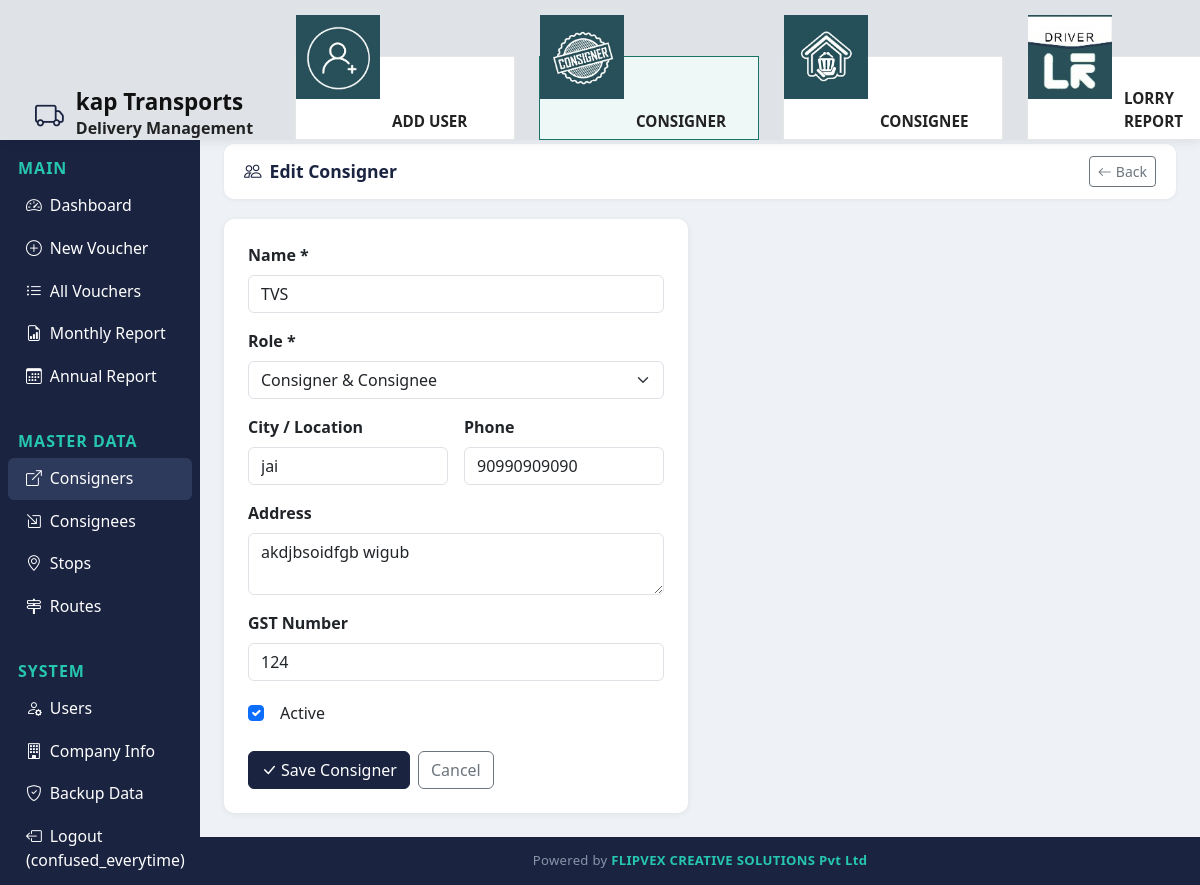
Page /consigners/1/edit/ (signed in) on the committed database.
### transport/models.py (models this page shows, shortened)
class CompanyProfile(models.Model):
    name = models.CharField(max_length=200, default='TRANSPORTS COMPANY_name here')
    address_line_1 = models.CharField(max_length=200, default='Address_line1_here')
    address_line_2 = models.CharField(max_length=200, default='Address_line 2_here')
    gst_no = models.CharField(max_length=30, default='gst_number_here')
    mobile_1 = models.CharField(max_length=20, default='mobile_no_1 here')
    mobile_2 = models.CharField(max_length=20, blank=True, default='mobile_number_2 here')
    class Meta:
        verbose_name = 'Company Profile'
        verbose_name_plural = 'Company Profile'
    @classmethod
    def load(cls):
        obj, _ = cls.objects.get_or_create(pk=1)
        return obj

class Party(models.Model):
    CONSIGNER = 'consigner'
    CONSIGNEE = 'consignee'
    BOTH = 'both'
    ROLE_CHOICES = [
        (CONSIGNER, 'Consigner'),
        (CONSIGNEE, 'Consignee'),
        (BOTH, 'Consigner & Consignee'),
    ]
    name = models.CharField(max_length=200)
    role = models.CharField(max_length=20, choices=ROLE_CHOICES, default=BOTH)
    city = models.CharField(max_length=100, blank=True)
    phone = models.CharField(max_length=20, blank=True)
    address = models.TextField(blank=True)
    gst_no = models.CharField(max_length=20, blank=True)
    active = models.BooleanField(default=True)
    created_at = models.DateTimeField(auto_now_add=True)
    class Meta:
        verbose_name_plural = "Parties"
        ordering = ['name']

### transport/views.py (the view)
# urls.py: path('consigners/<int:pk>/edit/', views.role_party_edit, {'role': 'consigner'}, name='consigner_edit'),
@login_required
def role_party_edit(request, role, pk):
    party = get_object_or_404(Party, pk=pk)
    form = PartyForm(request.POST or None, instance=party)
    if form.is_valid():
        form.save()
        messages.success(request, f"{party_role_label(role)} updated.")
        return redirect(f'{role}_list')
    return render(request, 'transport/party_form.html', {
        'form': form,
        'title': f'Edit {party_role_label(role)}',
        'obj': party,
        'role': role,
        'role_label': party_role_label(role),
        'company': CompanyProfile.load(),
    })

### transport/forms.py (shortened to what this page needs)
class PartyForm(forms.ModelForm):
    class Meta:
        model = Party
        fields = ['name', 'role', 'city', 'phone', 'address', 'gst_no', 'active']
        widgets = {
            'name': forms.TextInput(attrs={'class': 'form-control'}),
            'role': forms.Select(attrs={'class': 'form-select'}),
            'city': forms.TextInput(attrs={'class': 'form-control'}),
            'phone': forms.TextInput(attrs={'class': 'form-control'}),
            'address': forms.Textarea(attrs={'class': 'form-control', 'rows': 2}),
            'gst_no': forms.TextInput(attrs={'class': 'form-control'}),
            'active': forms.CheckboxInput(attrs={'class': 'form-check-input'}),
        }

### transport/views.py (called while the page is built)
def party_role_label(role):
    return 'Consigner' if role == Party.CONSIGNER else 'Consignee'

### templates/transport/party_form.html (shortened to what this page needs)
{% extends 'transport/base.html' %}
{% block content %}
<div class="topbar no-print">
  <h5 class="page-title"><i class="bi bi-people me-2"></i>{{ title }}</h5>
  <a href="{% url role|add:'_list' %}" class="btn btn-outline-secondary btn-sm"><i class="bi bi-arrow-left me-1"></i>Back</a>
</div>
<div class="row"><div class="col-md-6">
<div class="card"><div class="card-body p-4">
  <form method="post">{% csrf_token %}
    <div class="row g-3">
      <div class="col-12"><label class="form-label fw-semibold">Name *</label>{{ form.name }}</div>
      <div class="col-12"><label class="form-label fw-semibold">Role *</label>{{ form.role }}</div>
      <div class="col-md-6"><label class="form-label fw-semibold">City / Location</label>{{ form.city }}</div>
      <div class="col-md-6"><label class="form-label fw-semibold">Phone</label>{{ form.phone }}</div>
      <div class="col-12"><label class="form-label fw-semibold">Address</label>{{ form.address }}</div>
      <div class="col-12"><label class="form-label fw-semibold">GST Number</label>{{ form.gst_no }}</div>
      <div class="col-12"><div class="form-check mt-1">{{ form.active }}<label class="form-check-label ms-2">Active</label></div></div>
    </div>
    <div class="mt-4 d-flex gap-2">
      <button type="submit" class="btn btn-primary"><i class="bi bi-check-lg me-1"></i>Save {{ role_label }}</button>
      <a href="{% url role|add:'_list' %}" class="btn btn-outline-secondary">Cancel</a>
    </div>
  </form>
</div></div>
</div></div>
{% endblock %}

### templates/transport/base.html (shortened to what this page needs)
{% load static %}
<!DOCTYPE html>
<html lang="en">
<head>
<link href="https://cdn.jsdelivr.net/npm/bootstrap@5.3.0/dist/css/bootstrap.min.css" rel="stylesheet">
<link href="https://cdn.jsdelivr.net/npm/bootstrap-icons@1.11.0/font/bootstrap-icons.css" rel="stylesheet">
</head>
<body>
{% if user.is_authenticated %}
<div class="top-header">
  <div class="brand-section">
    <i class="bi bi-truck brand-icon"></i>
    <div>
      <h5>{{company.name}}</h5>
      <small>Delivery Management</small>
    </div>
  </div>
  <div class="icon-cards">
    {% if user.is_staff %}
    <a href="{% url 'user_add' %}" class="icon-card {% if 'user' in request.resolver_match.url_name %}icon-active{% endif %}">
      <img src="{% static 'images/add_user.jpeg' %}" alt="Consigner">
      <span class="icon-label">Add User</span>
    </a>
    {% endif %}
    <a href="{% url 'consigner_list' %}" class="icon-card {% if 'consigner' in request.resolver_match.url_name %}icon-active{% endif %}">
      <img src="{% static 'images/consigners.jpeg' %}" alt="Consigner">
      <span class="icon-label">Consigner</span>
    </a>
    <a href="{% url 'consignee_list' %}" class="icon-card {% if 'consignee' in request.resolver_match.url_name %}icon-active{% endif %}">
      <img src="{% static 'images/dashboard.jpeg' %}" alt="Consignee">
      <span class="icon-label">Consignee</span>
    </a>
    <a href="{% url 'monthly_report' %}" class="icon-card {% if 'route' in request.resolver_match.url_name %}icon-active{% endif %}">
      <img src="{% static 'images/routes.jpeg' %}" alt="Routes">
      <span class="icon-label">Lorry Report</span>
    </a>
  </div>
</div>
<div class="sidebar">
  <div class="section-label">Main</div>
  <a href="{% url 'dashboard' %}" class="nav-link {% if request.resolver_match.url_name == 'dashboard' %}active{% endif %}"><i class="bi bi-speedometer2 me-2"></i>Dashboard</a>
  <a href="{% url 'voucher_add' %}" class="nav-link {% if request.resolver_match.url_name == 'voucher_add' %}active{% endif %}"><i class="bi bi-plus-circle me-2"></i>New Voucher</a>
  <a href="{% url 'voucher_list' %}" class="nav-link {% if request.resolver_match.url_name == 'voucher_list' %}active{% endif %}"><i class="bi bi-list-ul me-2"></i>All Vouchers</a>
  <a href="{% url 'monthly_report' %}" class="nav-link {% if request.resolver_match.url_name == 'monthly_report' %}active{% endif %}"><i class="bi bi-file-earmark-bar-graph me-2"></i>Monthly Report</a>
  <a href="{% url 'annual_report' %}" class="nav-link {% if request.resolver_match.url_name == 'annual_report' %}active{% endif %}"><i class="bi bi-calendar3 me-2"></i>Annual Report</a>
  <div class="section-label">Master Data</div>
  <a href="{% url 'consigner_list' %}" class="nav-link {% if 'consigner' in request.resolver_match.url_name %}active{% endif %}"><i class="bi bi-box-arrow-up-right me-2"></i>Consigners</a>
  <a href="{% url 'consignee_list' %}" class="nav-link {% if 'consignee' in request.resolver_match.url_name %}active{% endif %}"><i class="bi bi-box-arrow-in-down-right me-2"></i>Consignees</a>
  <a href="{% url 'stop_list' %}" class="nav-link {% if 'stop' in request.resolver_match.url_name %}active{% endif %}"><i class="bi bi-geo-alt me-2"></i>Stops</a>
  <a href="{% url 'route_list' %}" class="nav-link {% if 'route' in request.resolver_match.url_name %}active{% endif %}"><i class="bi bi-signpost-2 me-2"></i>Routes</a>
  <div class="section-label">System</div>
  {% if user.is_staff %}
  <a href="{% url 'user_list' %}" class="nav-link {% if 'user' in request.resolver_match.url_name %}active{% endif %}"><i class="bi bi-person-gear me-2"></i>Users</a>
  <a href="{% url 'company_about' %}" class="nav-link {% if request.resolver_match.url_name == 'company_about' %}active{% endif %}"><i class="bi bi-building me-2"></i>Company Info</a>
  {% endif %}
  <a href="{% url 'backup_db' %}" class="nav-link"><i class="bi bi-shield-check me-2"></i>Backup Data</a>
  <a href="{% url 'logout' %}" class="nav-link"><i class="bi bi-box-arrow-left me-2"></i>Logout ({{ user.username }})</a>
</div>
{% endif %}
<div class="{% if user.is_authenticated %}main-content{% else %}container mt-5{% endif %}">
{% block content %}{% endblock %}
</div>
{% if user.is_authenticated %}
<footer class="site-footer">
  Powered by <span>FLIPVEX CREATIVE SOLUTIONS Pvt Ltd</span>
</footer>
{% endif %}
</body>
</html>

### templates/transport/base.html (style rules this page uses)
body { font-family:'Segoe UI',sans-serif; margin:0; background:#eef1f5; }
.top-header { position:fixed; top:0; left:0; right:0; z-index:110; height:140px; background:#dfe3e8; display:flex; align-items:flex-end; padding:50px 35px 0; box-shadow:0 2px 10px rgba(0,0,0,.08); }
.top-header .brand-section { display:flex; align-items:center; gap:12px; min-width:220px; }
.top-header .brand-section .brand-icon { font-size:1.8rem; color:#1a2340; }
.top-header .brand-section h5 { margin:0; font-weight:700; font-size:1.4rem; color:#111; }
.top-header .brand-section small { display:block; color:#222; font-size:1rem; font-weight:600; }
.top-header .icon-cards { flex:1; display:flex; justify-content:space-evenly; align-items:center; gap:24px; margin-left:40px; }
.icon-card { width:220px; height:84px; background:#fff; border:1px solid #e6e6e6; border-radius:0; display:flex; align-items:flex-end; justify-content:flex-start; text-decoration:none; color:#222; overflow:visible; transition:.2s; position:relative; }
.icon-card.icon-active { border-color:#1a7367; background:#eef8f6; }
.icon-card img { width:84px; height:84px; object-fit:cover; flex-shrink:0; border-radius:0; position:absolute; top:-42px; left:0; }
.icon-card .icon-label { margin-left:96px; padding:0 14px 6px 0; font-size:.95rem; font-weight:700; text-transform:uppercase; letter-spacing:0; color:inherit; }
.sidebar { width:200px; position:fixed; top:120px; left:0; bottom:0; background:#1a2340; z-index:100; overflow-y:auto; padding-top:6px; }
.sidebar .nav-link { color:#ffffff; padding:9px 18px; border-radius:6px; margin:1px 8px; font-size:.99rem; display:block; text-decoration:none; }
.sidebar .nav-link:hover, .sidebar .nav-link.active { background:#2d3a5c; color:#fff; }
.sidebar .nav-link i { width:20px; }
.sidebar .section-label { color:#26c6b0; font-size:1.0rem; text-transform:uppercase; letter-spacing:1px; padding:30px 18px 4px; font-weight:600; }
.main-content { margin-left:200px; margin-top:120px; padding:24px; min-height:calc(100vh - 120px); }
.topbar { background:#fff; border-radius:10px; padding:12px 20px; margin-bottom:20px; display:flex; align-items:center; justify-content:space-between; box-shadow:0 1px 4px rgba(0,0,0,.06); }
.topbar .page-title { font-weight:600; font-size:1.1rem; color:#1a2340; margin:0; }
.card { border:none; border-radius:10px; box-shadow:0 1px 6px rgba(0,0,0,.07); }
.btn-primary { background:#1a2340; border-color:#1a2340; }
.site-footer { margin-left:200px; background:#1a2340; color:#8a94a8; text-align:center; padding:14px 20px; font-size:.82rem; letter-spacing:.3px; }
.site-footer span { color:#26c6b0; font-weight:600; }

### rows in the picture
CompanyProfile: name "kap Transports"
Party: name "TVS", role "Consigner & Consignee", city "jai", phone "90990909090", address "akdjbsoidfgb wigub", gst_no "124", active "☑"

### other values in the picture
{{ user.username }} "confused_everytime"
{{ title }} "Edit Consigner"
{{ role_label }} "Consigner"
